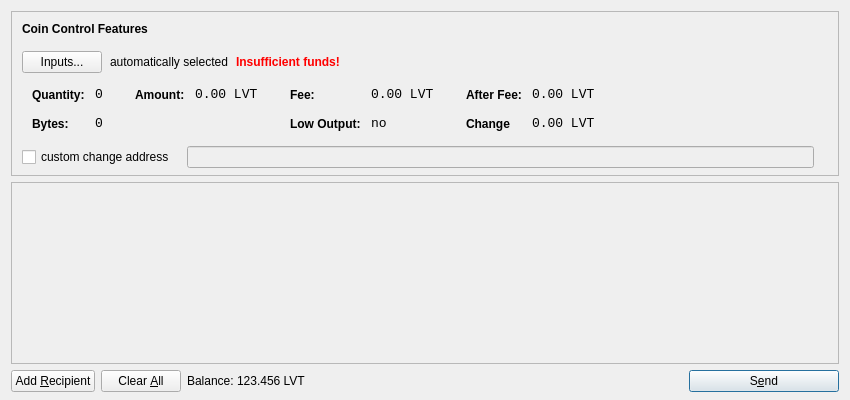
<?xml version="1.0" encoding="UTF-8"?>
<ui version="4.0">
 <class>SendCoinsDialog</class>
 <widget class="QDialog" name="SendCoinsDialog">
  <property name="geometry">
   <rect>
    <x>0</x>
    <y>0</y>
    <width>850</width>
    <height>400</height>
   </rect>
  </property>
  <property name="windowTitle">
   <string>Send Coins</string>
  </property>
  <layout class="QVBoxLayout" name="verticalLayout" stretch="0,1,0">
   <property name="bottomMargin">
    <number>8</number>
   </property>
   <item>
    <widget class="QFrame" name="frameCoinControl">
     <property name="sizePolicy">
      <sizepolicy hsizetype="Expanding" vsizetype="Expanding">
       <horstretch>0</horstretch>
       <verstretch>0</verstretch>
      </sizepolicy>
     </property>
     <property name="maximumSize">
      <size>
       <width>16777215</width>
       <height>16777215</height>
      </size>
     </property>
     <property name="frameShape">
      <enum>QFrame::StyledPanel</enum>
     </property>
     <property name="frameShadow">
      <enum>QFrame::Sunken</enum>
     </property>
     <layout class="QVBoxLayout" name="verticalLayoutCoinControl2">
      <property name="spacing">
       <number>-1</number>
      </property>
      <property name="leftMargin">
       <number>0</number>
      </property>
      <property name="topMargin">
       <number>0</number>
      </property>
      <property name="rightMargin">
       <number>0</number>
      </property>
      <property name="bottomMargin">
       <number>6</number>
      </property>
      <item>
       <layout class="QVBoxLayout" name="verticalLayoutCoinControl" stretch="0,0,0,0,1">
        <property name="spacing">
         <number>0</number>
        </property>
        <property name="leftMargin">
         <number>10</number>
        </property>
        <property name="topMargin">
         <number>10</number>
        </property>
        <item>
         <layout class="QHBoxLayout" name="horizontalLayoutCoinControl1">
          <property name="bottomMargin">
           <number>15</number>
          </property>
          <item>
           <widget class="QLabel" name="labelCoinControlFeatures">
            <property name="sizePolicy">
             <sizepolicy hsizetype="Preferred" vsizetype="Maximum">
              <horstretch>0</horstretch>
              <verstretch>0</verstretch>
             </sizepolicy>
            </property>
            <property name="font">
             <font>
              <weight>75</weight>
              <bold>true</bold>
             </font>
            </property>
            <property name="styleSheet">
             <string notr="true">font-weight:bold;</string>
            </property>
            <property name="text">
             <string>Coin Control Features</string>
            </property>
           </widget>
          </item>
         </layout>
        </item>
        <item>
         <layout class="QHBoxLayout" name="horizontalLayoutCoinControl2" stretch="0,0,0,0">
          <property name="spacing">
           <number>8</number>
          </property>
          <property name="bottomMargin">
           <number>10</number>
          </property>
          <item>
           <widget class="QPushButton" name="pushButtonCoinControl">
            <property name="styleSheet">
             <string notr="true"/>
            </property>
            <property name="text">
             <string>Inputs...</string>
            </property>
           </widget>
          </item>
          <item>
           <widget class="QLabel" name="labelCoinControlAutomaticallySelected">
            <property name="text">
             <string>automatically selected</string>
            </property>
            <property name="margin">
             <number>5</number>
            </property>
           </widget>
          </item>
          <item>
           <widget class="QLabel" name="labelCoinControlInsuffFunds">
            <property name="font">
             <font>
              <weight>75</weight>
              <bold>true</bold>
             </font>
            </property>
            <property name="styleSheet">
             <string notr="true">color:red;font-weight:bold;</string>
            </property>
            <property name="text">
             <string>Insufficient funds!</string>
            </property>
            <property name="margin">
             <number>5</number>
            </property>
           </widget>
          </item>
          <item>
           <spacer name="horizontalSpacerCoinControl">
            <property name="orientation">
             <enum>Qt::Horizontal</enum>
            </property>
            <property name="sizeHint" stdset="0">
             <size>
              <width>40</width>
              <height>1</height>
             </size>
            </property>
           </spacer>
          </item>
         </layout>
        </item>
        <item>
         <widget class="QWidget" name="widgetCoinControl" native="true">
          <property name="sizePolicy">
           <sizepolicy hsizetype="Preferred" vsizetype="Preferred">
            <horstretch>0</horstretch>
            <verstretch>0</verstretch>
           </sizepolicy>
          </property>
          <property name="minimumSize">
           <size>
            <width>0</width>
            <height>0</height>
           </size>
          </property>
          <property name="styleSheet">
           <string notr="true"/>
          </property>
          <layout class="QHBoxLayout" name="horizontalLayoutCoinControl5">
           <property name="margin">
            <number>0</number>
           </property>
           <item>
            <layout class="QHBoxLayout" name="horizontalLayoutCoinControl3" stretch="0,0,0,1">
             <property name="spacing">
              <number>20</number>
             </property>
             <property name="topMargin">
              <number>0</number>
             </property>
             <property name="bottomMargin">
              <number>10</number>
             </property>
             <item>
              <layout class="QFormLayout" name="formLayoutCoinControl1">
               <property name="horizontalSpacing">
                <number>10</number>
               </property>
               <property name="verticalSpacing">
                <number>14</number>
               </property>
               <property name="leftMargin">
                <number>10</number>
               </property>
               <property name="topMargin">
                <number>4</number>
               </property>
               <property name="rightMargin">
                <number>6</number>
               </property>
               <item row="0" column="0">
                <widget class="QLabel" name="labelCoinControlQuantityText">
                 <property name="styleSheet">
                  <string notr="true">font-weight:bold;</string>
                 </property>
                 <property name="text">
                  <string>Quantity:</string>
                 </property>
                 <property name="margin">
                  <number>0</number>
                 </property>
                </widget>
               </item>
               <item row="0" column="1">
                <widget class="QLabel" name="labelCoinControlQuantity">
                 <property name="font">
                  <font>
                   <family>Monospace</family>
                   <pointsize>10</pointsize>
                  </font>
                 </property>
                 <property name="cursor">
                  <cursorShape>IBeamCursor</cursorShape>
                 </property>
                 <property name="contextMenuPolicy">
                  <enum>Qt::ActionsContextMenu</enum>
                 </property>
                 <property name="text">
                  <string>0</string>
                 </property>
                 <property name="margin">
                  <number>0</number>
                 </property>
                 <property name="textInteractionFlags">
                  <set>Qt::LinksAccessibleByMouse|Qt::TextSelectableByKeyboard|Qt::TextSelectableByMouse</set>
                 </property>
                </widget>
               </item>
               <item row="1" column="0">
                <widget class="QLabel" name="labelCoinControlBytesText">
                 <property name="styleSheet">
                  <string notr="true">font-weight:bold;</string>
                 </property>
                 <property name="text">
                  <string>Bytes:</string>
                 </property>
                </widget>
               </item>
               <item row="1" column="1">
                <widget class="QLabel" name="labelCoinControlBytes">
                 <property name="font">
                  <font>
                   <family>Monospace</family>
                   <pointsize>10</pointsize>
                  </font>
                 </property>
                 <property name="cursor">
                  <cursorShape>IBeamCursor</cursorShape>
                 </property>
                 <property name="contextMenuPolicy">
                  <enum>Qt::ActionsContextMenu</enum>
                 </property>
                 <property name="text">
                  <string>0</string>
                 </property>
                 <property name="textInteractionFlags">
                  <set>Qt::LinksAccessibleByMouse|Qt::TextSelectableByKeyboard|Qt::TextSelectableByMouse</set>
                 </property>
                </widget>
               </item>
              </layout>
             </item>
             <item>
              <layout class="QFormLayout" name="formLayoutCoinControl2">
               <property name="horizontalSpacing">
                <number>10</number>
               </property>
               <property name="verticalSpacing">
                <number>14</number>
               </property>
               <property name="leftMargin">
                <number>6</number>
               </property>
               <property name="topMargin">
                <number>4</number>
               </property>
               <property name="rightMargin">
                <number>6</number>
               </property>
               <item row="0" column="0">
                <widget class="QLabel" name="labelCoinControlAmountText">
                 <property name="styleSheet">
                  <string notr="true">font-weight:bold;</string>
                 </property>
                 <property name="text">
                  <string>Amount:</string>
                 </property>
                 <property name="margin">
                  <number>0</number>
                 </property>
                </widget>
               </item>
               <item row="0" column="1">
                <widget class="QLabel" name="labelCoinControlAmount">
                 <property name="font">
                  <font>
                   <family>Monospace</family>
                   <pointsize>10</pointsize>
                  </font>
                 </property>
                 <property name="cursor">
                  <cursorShape>IBeamCursor</cursorShape>
                 </property>
                 <property name="contextMenuPolicy">
                  <enum>Qt::ActionsContextMenu</enum>
                 </property>
                 <property name="text">
                  <string notr="true">0.00 LVT</string>
                 </property>
                 <property name="textInteractionFlags">
                  <set>Qt::LinksAccessibleByMouse|Qt::TextSelectableByKeyboard|Qt::TextSelectableByMouse</set>
                 </property>
                </widget>
               </item>
              </layout>
             </item>
             <item>
              <layout class="QFormLayout" name="formLayoutCoinControl3">
               <property name="horizontalSpacing">
                <number>10</number>
               </property>
               <property name="verticalSpacing">
                <number>14</number>
               </property>
               <property name="leftMargin">
                <number>6</number>
               </property>
               <property name="topMargin">
                <number>4</number>
               </property>
               <property name="rightMargin">
                <number>6</number>
               </property>
               <item row="0" column="0">
                <widget class="QLabel" name="labelCoinControlFeeText">
                 <property name="styleSheet">
                  <string notr="true">font-weight:bold;</string>
                 </property>
                 <property name="text">
                  <string>Fee:</string>
                 </property>
                 <property name="margin">
                  <number>0</number>
                 </property>
                </widget>
               </item>
               <item row="0" column="1">
                <widget class="QLabel" name="labelCoinControlFee">
                 <property name="font">
                  <font>
                   <family>Monospace</family>
                   <pointsize>10</pointsize>
                  </font>
                 </property>
                 <property name="cursor">
                  <cursorShape>IBeamCursor</cursorShape>
                 </property>
                 <property name="contextMenuPolicy">
                  <enum>Qt::ActionsContextMenu</enum>
                 </property>
                 <property name="text">
                  <string notr="true">0.00 LVT</string>
                 </property>
                 <property name="textInteractionFlags">
                  <set>Qt::LinksAccessibleByMouse|Qt::TextSelectableByKeyboard|Qt::TextSelectableByMouse</set>
                 </property>
                </widget>
               </item>
               <item row="1" column="0">
                <widget class="QLabel" name="labelCoinControlLowOutputText">
                 <property name="styleSheet">
                  <string notr="true">font-weight:bold;</string>
                 </property>
                 <property name="text">
                  <string>Low Output:</string>
                 </property>
                </widget>
               </item>
               <item row="1" column="1">
                <widget class="QLabel" name="labelCoinControlLowOutput">
                 <property name="font">
                  <font>
                   <family>Monospace</family>
                   <pointsize>10</pointsize>
                  </font>
                 </property>
                 <property name="cursor">
                  <cursorShape>IBeamCursor</cursorShape>
                 </property>
                 <property name="contextMenuPolicy">
                  <enum>Qt::ActionsContextMenu</enum>
                 </property>
                 <property name="text">
                  <string>no</string>
                 </property>
                 <property name="textInteractionFlags">
                  <set>Qt::LinksAccessibleByMouse|Qt::TextSelectableByKeyboard|Qt::TextSelectableByMouse</set>
                 </property>
                </widget>
               </item>
              </layout>
             </item>
             <item>
              <layout class="QFormLayout" name="formLayoutCoinControl4">
               <property name="horizontalSpacing">
                <number>10</number>
               </property>
               <property name="verticalSpacing">
                <number>14</number>
               </property>
               <property name="leftMargin">
                <number>6</number>
               </property>
               <property name="topMargin">
                <number>4</number>
               </property>
               <property name="rightMargin">
                <number>6</number>
               </property>
               <item row="0" column="0">
                <widget class="QLabel" name="labelCoinControlAfterFeeText">
                 <property name="styleSheet">
                  <string notr="true">font-weight:bold;</string>
                 </property>
                 <property name="text">
                  <string>After Fee:</string>
                 </property>
                 <property name="margin">
                  <number>0</number>
                 </property>
                </widget>
               </item>
               <item row="0" column="1">
                <widget class="QLabel" name="labelCoinControlAfterFee">
                 <property name="font">
                  <font>
                   <family>Monospace</family>
                   <pointsize>10</pointsize>
                  </font>
                 </property>
                 <property name="cursor">
                  <cursorShape>IBeamCursor</cursorShape>
                 </property>
                 <property name="contextMenuPolicy">
                  <enum>Qt::ActionsContextMenu</enum>
                 </property>
                 <property name="text">
                  <string notr="true">0.00 LVT</string>
                 </property>
                 <property name="textInteractionFlags">
                  <set>Qt::LinksAccessibleByMouse|Qt::TextSelectableByKeyboard|Qt::TextSelectableByMouse</set>
                 </property>
                </widget>
               </item>
               <item row="1" column="0">
                <widget class="QLabel" name="labelCoinControlChangeText">
                 <property name="styleSheet">
                  <string notr="true">font-weight:bold;</string>
                 </property>
                 <property name="text">
                  <string>Change</string>
                 </property>
                </widget>
               </item>
               <item row="1" column="1">
                <widget class="QLabel" name="labelCoinControlChange">
                 <property name="font">
                  <font>
                   <family>Monospace</family>
                   <pointsize>10</pointsize>
                  </font>
                 </property>
                 <property name="cursor">
                  <cursorShape>IBeamCursor</cursorShape>
                 </property>
                 <property name="contextMenuPolicy">
                  <enum>Qt::ActionsContextMenu</enum>
                 </property>
                 <property name="text">
                  <string notr="true">0.00 LVT</string>
                 </property>
                 <property name="textInteractionFlags">
                  <set>Qt::LinksAccessibleByMouse|Qt::TextSelectableByKeyboard|Qt::TextSelectableByMouse</set>
                 </property>
                </widget>
               </item>
              </layout>
             </item>
            </layout>
           </item>
          </layout>
         </widget>
        </item>
        <item>
         <layout class="QHBoxLayout" name="horizontalLayoutCoinControl4" stretch="0,0,0">
          <property name="spacing">
           <number>12</number>
          </property>
          <property name="sizeConstraint">
           <enum>QLayout::SetDefaultConstraint</enum>
          </property>
          <property name="topMargin">
           <number>5</number>
          </property>
          <property name="rightMargin">
           <number>5</number>
          </property>
          <item>
           <widget class="QCheckBox" name="checkBoxCoinControlChange">
            <property name="text">
             <string>custom change address</string>
            </property>
           </widget>
          </item>
          <item>
           <widget class="QLineEdit" name="lineEditCoinControlChange">
            <property name="enabled">
             <bool>false</bool>
            </property>
            <property name="sizePolicy">
             <sizepolicy hsizetype="Expanding" vsizetype="Fixed">
              <horstretch>0</horstretch>
              <verstretch>0</verstretch>
             </sizepolicy>
            </property>
           </widget>
          </item>
          <item>
           <widget class="QLabel" name="labelCoinControlChangeLabel">
            <property name="sizePolicy">
             <sizepolicy hsizetype="Preferred" vsizetype="Expanding">
              <horstretch>0</horstretch>
              <verstretch>0</verstretch>
             </sizepolicy>
            </property>
            <property name="minimumSize">
             <size>
              <width>0</width>
              <height>0</height>
             </size>
            </property>
            <property name="text">
             <string/>
            </property>
            <property name="margin">
             <number>3</number>
            </property>
           </widget>
          </item>
         </layout>
        </item>
        <item>
         <spacer name="verticalSpacerCoinControl">
          <property name="orientation">
           <enum>Qt::Vertical</enum>
          </property>
          <property name="sizeHint" stdset="0">
           <size>
            <width>800</width>
            <height>1</height>
           </size>
          </property>
         </spacer>
        </item>
       </layout>
      </item>
     </layout>
    </widget>
   </item>
   <item>
    <widget class="QScrollArea" name="scrollArea">
     <property name="widgetResizable">
      <bool>true</bool>
     </property>
     <widget class="QWidget" name="scrollAreaWidgetContents">
      <property name="geometry">
       <rect>
        <x>0</x>
        <y>0</y>
        <width>830</width>
        <height>165</height>
       </rect>
      </property>
      <layout class="QVBoxLayout" name="verticalLayout_2">
       <property name="margin">
        <number>0</number>
       </property>
       <item>
        <layout class="QVBoxLayout" name="entries">
         <property name="spacing">
          <number>6</number>
         </property>
        </layout>
       </item>
       <item>
        <spacer name="verticalSpacer">
         <property name="orientation">
          <enum>Qt::Vertical</enum>
         </property>
         <property name="sizeHint" stdset="0">
          <size>
           <width>20</width>
           <height>40</height>
          </size>
         </property>
        </spacer>
       </item>
      </layout>
     </widget>
    </widget>
   </item>
   <item>
    <layout class="QHBoxLayout" name="horizontalLayout">
     <item>
      <widget class="QPushButton" name="addButton">
       <property name="toolTip">
        <string>Send to multiple recipients at once</string>
       </property>
       <property name="text">
        <string>Add &amp;Recipient</string>
       </property>
       <property name="autoDefault">
        <bool>false</bool>
       </property>
      </widget>
     </item>
     <item>
      <widget class="QPushButton" name="clearButton">
       <property name="sizePolicy">
        <sizepolicy hsizetype="Minimum" vsizetype="Fixed">
         <horstretch>0</horstretch>
         <verstretch>0</verstretch>
        </sizepolicy>
       </property>
       <property name="toolTip">
        <string>Remove all transaction fields</string>
       </property>
       <property name="text">
        <string>Clear &amp;All</string>
       </property>
       <property name="autoRepeatDelay">
        <number>300</number>
       </property>
       <property name="autoDefault">
        <bool>false</bool>
       </property>
      </widget>
     </item>
     <item>
      <layout class="QHBoxLayout" name="horizontalLayout_2">
       <property name="spacing">
        <number>3</number>
       </property>
       <item>
        <widget class="QLabel" name="label">
         <property name="sizePolicy">
          <sizepolicy hsizetype="Preferred" vsizetype="Fixed">
           <horstretch>0</horstretch>
           <verstretch>0</verstretch>
          </sizepolicy>
         </property>
         <property name="text">
          <string>Balance:</string>
         </property>
        </widget>
       </item>
       <item>
        <widget class="QLabel" name="labelBalance">
         <property name="sizePolicy">
          <sizepolicy hsizetype="Preferred" vsizetype="Fixed">
           <horstretch>0</horstretch>
           <verstretch>0</verstretch>
          </sizepolicy>
         </property>
         <property name="cursor">
          <cursorShape>IBeamCursor</cursorShape>
         </property>
         <property name="text">
          <string notr="true">123.456 LVT</string>
         </property>
         <property name="textInteractionFlags">
          <set>Qt::LinksAccessibleByMouse|Qt::TextSelectableByKeyboard|Qt::TextSelectableByMouse</set>
         </property>
        </widget>
       </item>
      </layout>
     </item>
     <item>
      <spacer name="horizontalSpacer">
       <property name="orientation">
        <enum>Qt::Horizontal</enum>
       </property>
       <property name="sizeHint" stdset="0">
        <size>
         <width>40</width>
         <height>20</height>
        </size>
       </property>
      </spacer>
     </item>
     <item>
      <widget class="QPushButton" name="sendButton">
       <property name="minimumSize">
        <size>
         <width>150</width>
         <height>0</height>
        </size>
       </property>
       <property name="toolTip">
        <string>Confirm the send action</string>
       </property>
       <property name="text">
        <string>S&amp;end</string>
       </property>
       <property name="icon">
        <iconset resource="../bitcoin.qrc">
         <normaloff>:/icons/send</normaloff>:/icons/send</iconset>
       </property>
       <property name="default">
        <bool>true</bool>
       </property>
      </widget>
     </item>
    </layout>
   </item>
  </layout>
 </widget>
 <resources>
  <include location="../bitcoin.qrc"/>
 </resources>
 <connections/>
</ui>
